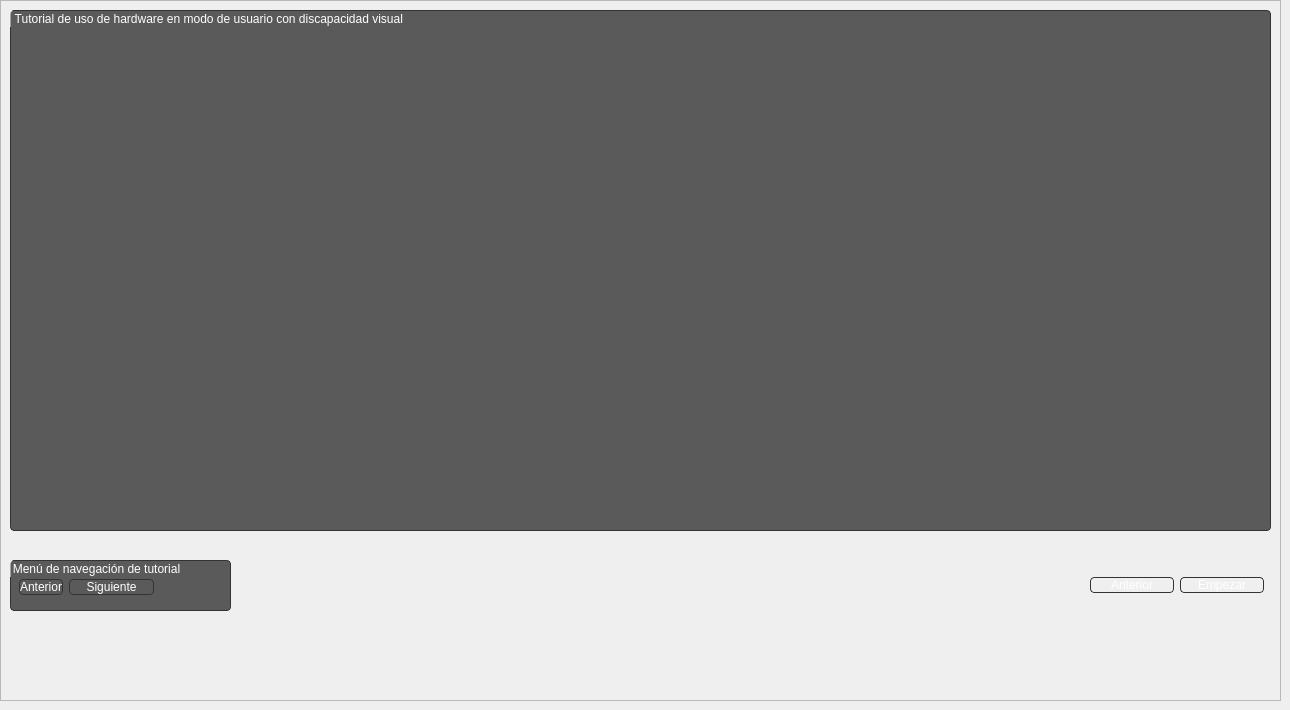
               <widget class="QWidget" name="Tutorial">
                <widget class="QFrame" name="frame_6">
                 <property name="geometry">
                  <rect>
                   <x>0</x>
                   <y>0</y>
                   <width>1281</width>
                   <height>701</height>
                  </rect>
                 </property>
                 <property name="frameShape">
                  <enum>QFrame::StyledPanel</enum>
                 </property>
                 <property name="frameShadow">
                  <enum>QFrame::Raised</enum>
                 </property>
                 <widget class="QGroupBox" name="Tutorial_graph">
                  <property name="geometry">
                   <rect>
                    <x>10</x>
                    <y>10</y>
                    <width>1261</width>
                    <height>521</height>
                   </rect>
                  </property>
                  <property name="styleSheet">
                   <string notr="true">QGroupBox{
	border:1px solid rgb(51,51,51);	
	border-radius:4px;
	color:white;
	background:rgb(91,90,90);
}</string>
                  </property>
                  <property name="title">
                   <string>Tutorial de uso de hardware en modo de usuario con discapacidad visual </string>
                  </property>
                 </widget>
                 <widget class="QGroupBox" name="groupBox_13">
                  <property name="geometry">
                   <rect>
                    <x>10</x>
                    <y>560</y>
                    <width>221</width>
                    <height>51</height>
                   </rect>
                  </property>
                  <property name="styleSheet">
                   <string notr="true">QGroupBox{
	border:1px solid rgb(51,51,51);	
	border-radius:4px;
	color:white;
	background:rgb(91,90,90);
}</string>
                  </property>
                  <property name="title">
                   <string>Menú de navegación de tutorial</string>
                  </property>
                  <widget class="QWidget" name="formLayoutWidget_6">
                   <property name="geometry">
                    <rect>
                     <x>9</x>
                     <y>19</y>
                     <width>135</width>
                     <height>21</height>
                    </rect>
                   </property>
                   <layout class="QFormLayout" name="formLayout_6">
                    <item row="0" column="0">
                     <widget class="QPushButton" name="Tuto_Back">
                      <property name="styleSheet">
                       <string notr="true">QPushButton {
	color:white;
	border:1px solid rgb(51,51,51);	
	border-radius:4px;
	background-color: rgba(0,0,0,0);
}
QPushButton:hover {
	background-color: rgb(91,90,90);
}
QPushButton:pressed {	
	background-color: rgba(0,0,0,0);
}</string>
                      </property>
                      <property name="text">
                       <string>Anterior</string>
                      </property>
                      <property name="icon">
                       <iconset>
                        <normaloff>../../../Documents/GUIUVVIS/Minimalistic-Flat-Modern-GUI-Template-master/icons/1x/backAsset.png</normaloff>../../../Documents/GUIUVVIS/Minimalistic-Flat-Modern-GUI-Template-master/icons/1x/backAsset.png</iconset>
                      </property>
                     </widget>
                    </item>
                    <item row="0" column="1">
                     <widget class="QPushButton" name="Tuto_Next">
                      <property name="styleSheet">
                       <string notr="true">QPushButton {
	color:white;
	border:1px solid rgb(51,51,51);	
	border-radius:4px;
	background-color: rgba(0,0,0,0);
}
QPushButton:hover {
	background-color: rgb(91,90,90);
}
QPushButton:pressed {	
	background-color: rgba(0,0,0,0);
}</string>
                      </property>
                      <property name="text">
                       <string>Siguiente</string>
                      </property>
                      <property name="icon">
                       <iconset>
                        <normaloff>../../../Documents/GUIUVVIS/Minimalistic-Flat-Modern-GUI-Template-master/icons/1x/ForwardAsset.png</normaloff>../../../Documents/GUIUVVIS/Minimalistic-Flat-Modern-GUI-Template-master/icons/1x/ForwardAsset.png</iconset>
                      </property>
                     </widget>
                    </item>
                   </layout>
                  </widget>
                 </widget>
                 <widget class="QWidget" name="horizontalLayoutWidget_6">
                  <property name="geometry">
                   <rect>
                    <x>1090</x>
                    <y>570</y>
                    <width>174</width>
                    <height>31</height>
                   </rect>
                  </property>
                  <layout class="QHBoxLayout" name="horizontalLayout_23">
                   <item>
                    <widget class="QPushButton" name="Back_2">
                     <property name="styleSheet">
                      <string notr="true">QPushButton {
	color:white;
	border:1px solid rgb(51,51,51);	
	border-radius:4px;
	background-color: rgba(0,0,0,0);
}
QPushButton:hover {
	background-color: rgb(91,90,90);
}
QPushButton:pressed {	
	background-color: rgba(0,0,0,0);
}</string>
                     </property>
                     <property name="text">
                      <string>Anterior</string>
                     </property>
                     <property name="icon">
                      <iconset>
                       <normaloff>../../../Documents/GUIUVVIS/Minimalistic-Flat-Modern-GUI-Template-master/icons/1x/backAsset.png</normaloff>../../../Documents/GUIUVVIS/Minimalistic-Flat-Modern-GUI-Template-master/icons/1x/backAsset.png</iconset>
                     </property>
                    </widget>
                   </item>
                   <item>
                    <widget class="QPushButton" name="Next_2">
                     <property name="styleSheet">
                      <string notr="true">QPushButton {
	color:white;
	border:1px solid rgb(51,51,51);	
	border-radius:4px;
	background-color: rgba(0,0,0,0);
}
QPushButton:hover {
	background-color: rgb(91,90,90);
}
QPushButton:pressed {	
	background-color: rgba(0,0,0,0);
}</string>
                     </property>
                     <property name="text">
                      <string>Empezar</string>
                     </property>
                     <property name="icon">
                      <iconset>
                       <normaloff>../../../Documents/GUIUVVIS/Minimalistic-Flat-Modern-GUI-Template-master/icons/1x/playasset.png</normaloff>../../../Documents/GUIUVVIS/Minimalistic-Flat-Modern-GUI-Template-master/icons/1x/playasset.png</iconset>
                     </property>
                    </widget>
                   </item>
                  </layout>
                 </widget>
                </widget>
               </widget>
